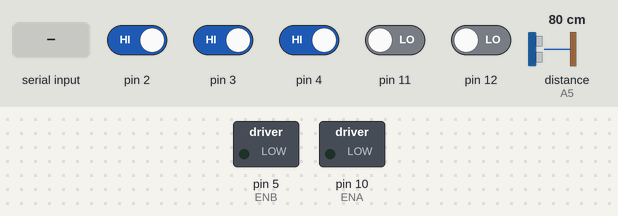
Simulated run of this sketch. Board: Arduino Uno, built with avr-gcc and run on an emulated ATmega328P. On the bench: switched loads named in the sketch (green lamp = pin HIGH). Wiring (inferred from the names in the program): ultrasonic range finder: trigger A4; echo A5. Inputs (shaded band) come from the test bench; at power-on: pin 2–4 HIGH, pin 11, pin 12 LOW, distance to the obstacle (sensor on A5) 80 cm. The echo pulse lasts 58.3 µs per cm; pins used as bus, display or sensor lines are not drawn; what the sketch prints to the serial monitor is not drawn.

Above: at 1.2 s.
1.3 s: "S" received over Serial
At 2.1 s:
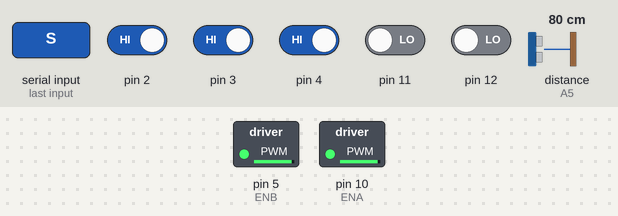
2.8 s: pin 2 driven LOW
At 4.2 s:
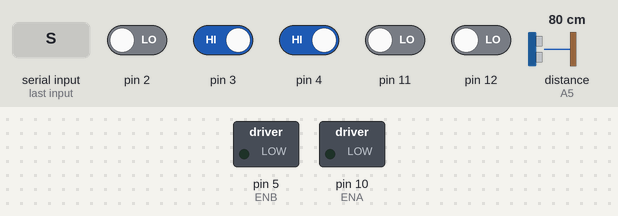
5.3 s: "W" received over Serial
At 6.5 s:
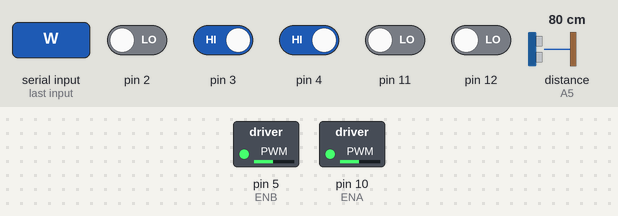
8.2 s: pin 12 driven HIGH
At 9.0 s:
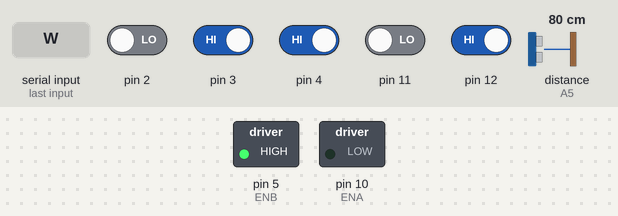
10.1 s: pin 3 driven LOW
At 10.8 s:
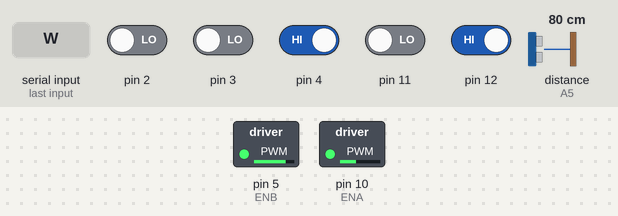
11.7 s: pin 4 driven LOW
At 13.1 s:
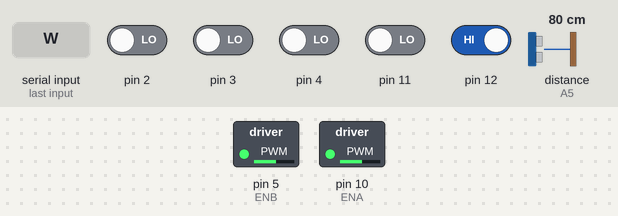
Timing chart, 0 to 14.3 s (numbered marks = the images above; inputs shaded):
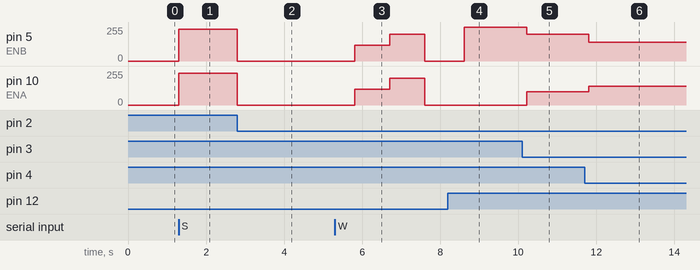

Measured:
- after the input at 1.3 s, pin 5 (ENB), pin 10 (ENA): 0/255 → 240/255 at once
- after the input at 2.8 s, pin 5 (ENB), pin 10 (ENA): 240/255 → 0/255 at once
- after the input at 5.3 s, pin 5 (ENB), pin 10 (ENA): 0/255 → 120/255 after 0.51 s, → 200/255 0.90 s later, → 0/255 0.90 s later
- after the input at 8.2 s, pin 5 (ENB): 0/255 → 255/255 after 0.41 s
- after the input at 10.1 s, pin 5 (ENB): 255/255 → 200/255 after 0.11 s; pin 10 (ENA): 0/255 → 100/255 after 0.11 s
- after the input at 11.7 s, pin 5 (ENB): 200/255 → 140/255 after 0.11 s; pin 10 (ENA): 100/255 → 140/255 after 0.11 s

The sketch:

final.ino
```cpp
#include <PID_v1.h>
//#include <Ultrasonic.h>

//Line Tracking IO define
#define LT_R !digitalRead(2)
#define LT_M !digitalRead(3)
#define LT_L !digitalRead(4)

#define ENA 10
#define ENB 5
#define RightMotorA 9
#define RightMotorB 8
#define LeftMotorA 6
#define LeftMotorB 7
#define SignalA digitalRead(11)
#define SignalB digitalRead(12)
#define carSpeed 120 //120
#define turnSpeed 200
#define leftSpeed 230
#define sweepSpeed 195

#define Kp 1
#define Ki 0
#define Kd 0


bool hasRun = false;
bool state = LOW;
char getstr;

int Echo = A5;
int Trig = A4;


double Input, Output, Speed;
int L,R;
PID myPID(&Input, &Output, 0, Kp, Ki, Kd, DIRECT);

void setup() {
  Serial.begin(9600);
  pinMode(LT_R,INPUT);
  pinMode(LT_M,INPUT);
  pinMode(LT_L,INPUT);
  pinMode(SignalA, INPUT);
  pinMode(SignalB, INPUT);
  pinMode(Echo, INPUT);
  pinMode(Trig, OUTPUT);

  //turn the PID on
  myPID.SetMode(AUTOMATIC);
  myPID.SetOutputLimits(-2,2);

}

void loop() {
  int D = Distance_test();
  while (D<20){
    if (D<8){
      delay(300);
    }
    stop();
    delay(250);
    D = Distance_test();
  }

if (hasRun == false){
  start();
}
if(hasRun == true){
  linetrack();
  Serial.println("linetrack");
}
  //}
}

void linetrack(){

  //If over white, scan left until finds line

  while(!LT_L && !LT_M && !LT_R){
    sweep();
  }

  if ((SignalA == HIGH) && (SignalB == HIGH)){
   stop();
   bluetooth_T();
  }


  //Use PID Output to Define Left/ Right Motor Speeds

  if ((SignalA == LOW) && (SignalB == HIGH)) {
    Serial.println("line tracking");

    //Map Sensors to X-Axis
    PIDinput();
    Input = -Input;
    //Run PID
    myPID.Compute();

    if(Output>.99){
      L=0;R=220;
    }
    if(Output<.99&&Output>.4){
      L = 100; R=180;
    }
    if(Output<.4&&Output>-.4){
      L = 140; R= 140;
    }
    if(Output<-.4 && Output>-.99){
      L=200;R=100;
    }
    if(Output<-.99){
      L=255;R=0;
    }
  Serial.print("Left ="); Serial.print(L); Serial.print("Right = "); Serial.print(R);
  Serial.println();
    //Move the Robot
    drive(L,R);
  }
//  if ((SignalA == HIGH) && (SignalB == HIGH)){
//    hardRight();
//    //stop();
//  }

  if ((SignalA == LOW)&& (SignalB == LOW)){
    stop();
     bluetooth_plus();
  }

  if ((SignalA == HIGH) && (SignalB == LOW)){
    return;
  }


}


void forward(){
  digitalWrite(RightMotorA, HIGH);
  digitalWrite(RightMotorB, LOW);
  digitalWrite(LeftMotorA, HIGH);
  digitalWrite(LeftMotorB, LOW);
  analogWrite(ENA, carSpeed);
  analogWrite(ENB, carSpeed);
}

double left(int Speed){
  digitalWrite(RightMotorA, HIGH);
  digitalWrite(RightMotorB, LOW);
  digitalWrite(LeftMotorA, LOW);
  digitalWrite(LeftMotorB, HIGH);
  analogWrite(ENA, Speed);
  analogWrite(ENB, Speed);
}

double right(int Speed){
  digitalWrite(RightMotorA, LOW);
  digitalWrite(RightMotorB, HIGH);
  digitalWrite(LeftMotorA, HIGH);
  digitalWrite(LeftMotorB, LOW);
  analogWrite(ENA, Speed);
  analogWrite(ENB, Speed);
}

double drive(int L, int R){
  digitalWrite(RightMotorA, HIGH);
  digitalWrite(RightMotorB, LOW);
  digitalWrite(LeftMotorA, HIGH);
  digitalWrite(LeftMotorB, LOW);
  analogWrite(ENA, R);
  analogWrite(ENB, L);
}

void stop(){
   digitalWrite(ENA, LOW);
   digitalWrite(ENB, LOW);
   Serial.println("Stop!");
   delay(1000);
}

void left_turn(){
  digitalWrite(RightMotorA, HIGH);
  digitalWrite(RightMotorB, LOW);
  digitalWrite(LeftMotorA, LOW);
  digitalWrite(LeftMotorB, HIGH);
  analogWrite(ENA, leftSpeed);
  analogWrite(ENB, leftSpeed);
}

void right_turn(){
  digitalWrite(RightMotorA, LOW);
  digitalWrite(RightMotorB, HIGH);
  digitalWrite(LeftMotorA, HIGH);
  digitalWrite(LeftMotorB, LOW);
  analogWrite(ENA, turnSpeed);
  analogWrite(ENB, turnSpeed);
}
void hardRight () {
  forward();
  delay(900);
  right_turn();
  delay(900); // previous 725
  stop();
}

void hardLeft () {
  forward();
  delay(900);
  left_turn();
  delay(400);
  return;
}

//void sweep(){
//  digitalWrite(RightMotorA, HIGH);
//  digitalWrite(RightMotorB, LOW);
//  digitalWrite(LeftMotorA, LOW);
//  digitalWrite(LeftMotorB, HIGH);
//  analogWrite(ENA, sweepSpeed);
//  analogWrite(ENB, sweepSpeed);
//}
void sweep(){
  left(240);
}

//void PIDinput(){
//  if(!LT_L && !LT_M && LT_R){
//    Input = 1;
//  }
//  else if(!LT_L && LT_M && LT_R) {
//    Input = .5;
//  }
//  else if(LT_L && LT_M && !LT_R) {
//    Input = -.5;
//  }
//  else if(LT_L && !LT_M && !LT_R) {
//    Input = -1;
//  }
//  else if(!LT_L && LT_M && !LT_R) {
//    Input = 0;
//  }
//  else{
//    Input = 0;
//  }
//}

void PIDinput(){
  if(LT_L && !LT_M && !LT_R){
    Input = 1;
  }
  else if(LT_L && LT_M && !LT_R) {
    Input = .5;
  }
  else if(!LT_L && LT_M && LT_R) {
    Input = -.5;
  }
  else if(!LT_L && !LT_M && LT_R) {
    Input = -1;
  }
  else if(!LT_L && LT_M && !LT_R) {
    Input = 0;
  }
  else{
    Input = 0;
  }
 }

void bluetooth_T(){
  getstr = Serial.read();
  Serial.println(getstr);
  if (getstr != NULL){
    switch(getstr){
      case 'R': hardRight(); break;
      case 'F': hardRight(); break;
      case 'L': hardLeft(); break;
      default:  break;
      getstr = NULL;
    }
  }
  else{
      getstr = Serial.read();
      return;
  }
}

void bluetooth_plus(){
  getstr = Serial.read();
  Serial.println(getstr);
  if (getstr != NULL){
    switch(getstr){
      case 'W': hardRight(); break;
      case 'C': forward(); break;
      case 'P': hardLeft(); break;
      default:  break;
      getstr = NULL;
    }
  }
  else{
      getstr = Serial.read();
      return;
  }
}

void start(){
  getstr = Serial.read();
  Serial.println(getstr);
  if (getstr != NULL){
    switch(getstr){
      case 'S':
        hasRun = true;
        linetrack();
    }
  }
  else{
      getstr = Serial.read();
      return;
  }

}

int Distance_test() {
  digitalWrite(Trig, LOW);
  delayMicroseconds(2);
  digitalWrite(Trig, HIGH);
  delayMicroseconds(20);
  digitalWrite(Trig, LOW);
  float Fdistance = pulseIn(Echo, HIGH);
  Fdistance= Fdistance / 58;       // distance is in cm
  return (int)Fdistance;
}
```
